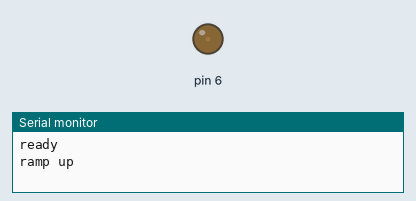
Recording of a sketch running on a simulated Arduino Uno, built with avr-gcc and run on an emulated ATmega328P. Shown: output pins drawn as LEDs (lit = HIGH), the last lines printed to the serial monitor.

Above: at 0.05 s.
At 0.6 s:
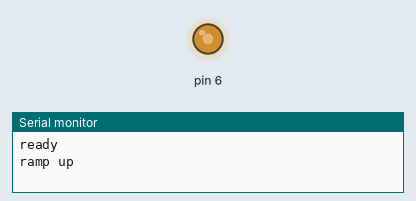
At 1.7 s:
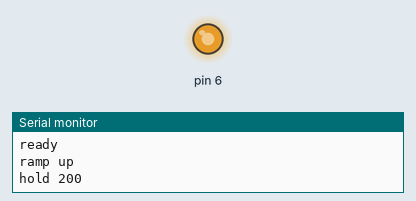
At 3.4 s:
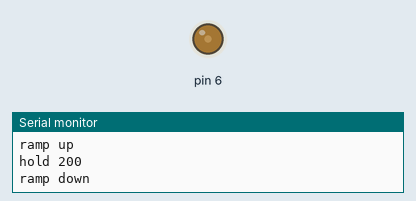
Timing chart, 0 to 6.0 s (numbered marks = the images above):
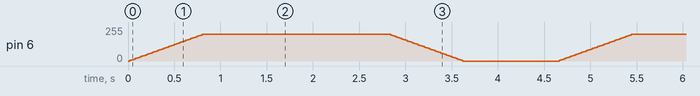

The sketch:

motor-default.ino
```cpp
// Lesson 9: DC motor through a transistor on D6 (PWM).
byte topSpeed = 200;   // 0-255 PWM at the top
byte stepMs = 20;      // ms per ramp step

void setup() {
  Serial.begin(9600);
  pinMode(6, OUTPUT);
  Serial.println("ready");
}

void loop() {
  Serial.println("ramp up");
  for (int s = 0; s <= topSpeed; s += 5) {
    analogWrite(6, s);
    delay(stepMs);
  }
  Serial.print("hold ");
  Serial.println(topSpeed);
  delay(2000);
  Serial.println("ramp down");
  for (int s = topSpeed; s >= 0; s -= 5) {
    analogWrite(6, s);
    delay(stepMs);
  }
  analogWrite(6, 0);
  Serial.println("rest 0");
  delay(1000);
}
```
